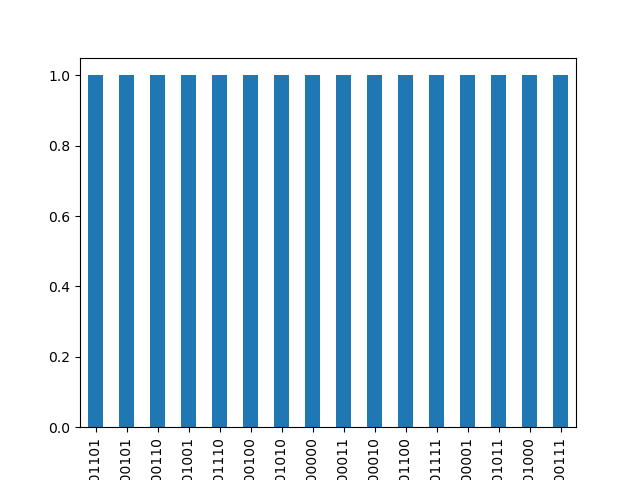

The Python source for this figure:

"""
Below is the code for Shor's algorithm. 
The code is written in a way that it can be used to find the period of any function.
The function is specified by the user in the c_amod15 function. The function takes in two parameters, a and power. 
The function is defined as follows:
f(x) = a^x mod N


The current implementation only goes as far to plot the counts of the measured states. It uses LazyCircuit to create circuit elements.
Eager Circuit is used for the evaluation of the circuit.
"""
"""
Title: Quantum Circuit for Shor \n
Author: Auro Varat Patnaik \n
Date: 2023-03-07 \n
Code version: 3.0 \n
  
"""

import numpy as np
import sys
sys.path.append("../resources")
sys.path.append("./resources")
from qCircuit import LazyCircuit,EagerCircuit
from qComponents import reusableComponents as rc
from tqdm import tqdm
from matplotlib import pyplot as plt
from scipy.sparse.linalg import expm_multiply,inv


def main():
      
    nqbits = 8
    Uqbits = 4
    
    # ## Create 7mod15 gate
    # N = 15
    # m = int(np.ceil(np.log2(N)))

    # U_qc = LazyCircuit(m)
    # U_qc.x()
    # U_qc.swap(2, 3)
    # U_qc.swap(3, 4)
    # U_qc.swap(1, 4)

    # U = U_qc.to_gate()
   
    
    # def cU_multi(k):
    #     circ = LazyCircuit(m)
    #     for _ in range(2**k):
    #         circ.addToCircuit(U)
        
    #     U_multi = circ.to_gate()
      
    #     cU_multi = circ.addControl(U_multi)
    #     return cU_multi
    
    # def qft(n):
    #     """Creates an n-qubit QFT circuit"""
    #     circuit = LazyCircuit(n)
    #     def swap_registers(circuit, n):
    #         for qubit in range(n//2):
    #             circuit.swap(qubit+1, (n-qubit-1)+1)
    #         return circuit
    #     def qft_rotations(circuit, n):
    #         """Performs qft on the first n qubits in circuit (without swaps)"""
    #         if n == 0:
    #             return circuit
    #         n -= 1
    #         circuit.h()
    #         for qubit in range(n):
            
    #             circuit.cp(qubit+1,n+1,np.pi/2**((n-qubit)+1))
    #         qft_rotations(circuit, n)
        
    #     qft_rotations(circuit, n)
    #     swap_registers(circuit, n)
    #     return circuit.to_gate()
            
            
    # t = 2*m
    # shor_QPE = EagerCircuit(t+m, t)
    # shor_QPE.h()

    # shor_QPE.x(t+1)
    # for idx in range(1,t):
    #     shor_QPE.swap(idx, t, one_directional=True)
    #     shor_QPE.addToCircuit(cU_multi(idx-1), t, name="cU_multi")
    #     shor_QPE.unswap(idx, t)

    # qft_dag = np.linalg.inv(qft(t))


    # shor_QPE.addToCircuit(qft_dag,1 , name="qft_dagger")
    # return shor_QPE.measure(t)
    
        
        
    def c_amod15(a,power):
        if a not in [2,4,7,8,11,13]:
            raise ValueError("'a' must be 2,4,7,8,11 or 13")
        U = LazyCircuit(Uqbits,name="c_amod15")
        for _ in range(power):
            if a in [2,13]:
                U.swap(3,4)
                U.swap(2,3)
                U.swap(1,2)
            if a in [7,8]:
                U.swap(1,2)
                U.swap(2,3)
                U.swap(3,4)
            if a in [4, 11]:
                U.swap(2,4)
                U.swap(1,3)
            if a in [7,11,13]:
                U.x()
        Us = U.to_gate()
        cU = U.addControl(Us)
        return cU
 


    
    #     # Specify variables
    n_count = 8  # number of counting qubits
    a =7
    
    # #using eager circuit to run main loop since its faster for 12 qubits case.

    Q = EagerCircuit(n_count + 4)
    Q.h()
    Q.x(n_count+1)


    for q in range(1,n_count):
        
        Q.swap(q,8,one_directional=True)  
        Q.addToCircuit(c_amod15(a, 2**(q-1)), 8,name="c_amod15")  
        Q.unswap(q,8)
        
  
    Q.addToCircuit(c_amod15(a, 2**7), 8,name="c_amod15")   

    
   
    
    Q.addToCircuit(rc.qft_dagger(n_count),1, name="qft_dagger")



    # Measure circuit
    return Q.measure(8)
 
    # np.savetxt("Shor.txt", np.c_[np.asarray(Q.registerStates),np.asarray(result)],delimiter = ',',fmt="%s")
 



    

    
    

if __name__ == '__main__':

    p = []
    for _ in tqdm(range(100)):
        p.append(main())
    np.savetxt("Shor.txt", p,delimiter = ',',fmt="%s")
    #x label
    plt.xlabel('Measured value')
    #rotate
    plt.xticks(rotation=90)
    #add border to bar
        
    n, bins,_=plt.hist(p)
 
    plt.gca().set_xticks(bins)
    plt.show()
   
    plt.savefig("Shor.png")

  